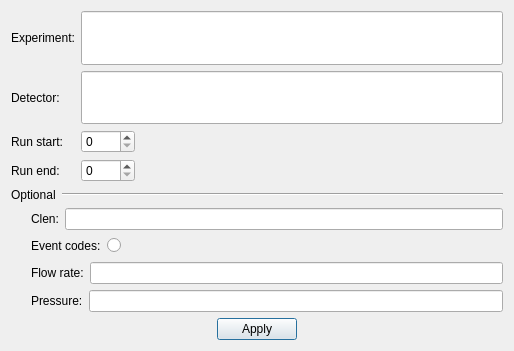
<?xml version="1.0" encoding="UTF-8"?>
<ui version="4.0">
 <class>Dialog</class>
 <widget class="QDialog" name="Dialog">
  <property name="geometry">
   <rect>
    <x>0</x>
    <y>0</y>
    <width>514</width>
    <height>351</height>
   </rect>
  </property>
  <property name="windowTitle">
   <string>Proxy Data(LCLS)</string>
  </property>
  <layout class="QVBoxLayout" name="verticalLayout_2">
   <item>
    <layout class="QGridLayout" name="gridLayout">
     <item row="0" column="0">
      <widget class="QLabel" name="label">
       <property name="sizePolicy">
        <sizepolicy hsizetype="Preferred" vsizetype="Preferred">
         <horstretch>0</horstretch>
         <verstretch>0</verstretch>
        </sizepolicy>
       </property>
       <property name="text">
        <string>Experiment:</string>
       </property>
      </widget>
     </item>
     <item row="0" column="1">
      <widget class="QLineEdit" name="expID">
       <property name="sizePolicy">
        <sizepolicy hsizetype="Preferred" vsizetype="Preferred">
         <horstretch>0</horstretch>
         <verstretch>0</verstretch>
        </sizepolicy>
       </property>
      </widget>
     </item>
     <item row="1" column="0">
      <widget class="QLabel" name="label_2">
       <property name="sizePolicy">
        <sizepolicy hsizetype="Preferred" vsizetype="Preferred">
         <horstretch>0</horstretch>
         <verstretch>0</verstretch>
        </sizepolicy>
       </property>
       <property name="text">
        <string>Detector:</string>
       </property>
      </widget>
     </item>
     <item row="1" column="1">
      <widget class="QLineEdit" name="detName">
       <property name="sizePolicy">
        <sizepolicy hsizetype="Preferred" vsizetype="Preferred">
         <horstretch>0</horstretch>
         <verstretch>0</verstretch>
        </sizepolicy>
       </property>
      </widget>
     </item>
     <item row="2" column="0">
      <widget class="QLabel" name="label_8">
       <property name="text">
        <string>Run start:</string>
       </property>
      </widget>
     </item>
     <item row="2" column="1">
      <layout class="QHBoxLayout" name="horizontalLayout_7">
       <item>
        <widget class="QSpinBox" name="runStart">
         <property name="maximum">
          <number>9999</number>
         </property>
        </widget>
       </item>
       <item>
        <spacer name="horizontalSpacer_7">
         <property name="orientation">
          <enum>Qt::Horizontal</enum>
         </property>
         <property name="sizeHint" stdset="0">
          <size>
           <width>40</width>
           <height>20</height>
          </size>
         </property>
        </spacer>
       </item>
      </layout>
     </item>
     <item row="3" column="0">
      <widget class="QLabel" name="label_9">
       <property name="text">
        <string>Run end:</string>
       </property>
      </widget>
     </item>
     <item row="3" column="1">
      <layout class="QHBoxLayout" name="horizontalLayout_8">
       <item>
        <widget class="QSpinBox" name="runEnd">
         <property name="maximum">
          <number>9999</number>
         </property>
        </widget>
       </item>
       <item>
        <spacer name="horizontalSpacer_8">
         <property name="orientation">
          <enum>Qt::Horizontal</enum>
         </property>
         <property name="sizeHint" stdset="0">
          <size>
           <width>40</width>
           <height>20</height>
          </size>
         </property>
        </spacer>
       </item>
      </layout>
     </item>
    </layout>
   </item>
   <item>
    <layout class="QVBoxLayout" name="verticalLayout">
     <item>
      <layout class="QHBoxLayout" name="horizontalLayout_2" stretch="0,1">
       <item>
        <widget class="QLabel" name="label_3">
         <property name="text">
          <string>Optional</string>
         </property>
        </widget>
       </item>
       <item>
        <widget class="Line" name="line">
         <property name="orientation">
          <enum>Qt::Horizontal</enum>
         </property>
        </widget>
       </item>
      </layout>
     </item>
     <item>
      <layout class="QHBoxLayout" name="horizontalLayout_3" stretch="0,0,1">
       <item>
        <spacer name="horizontalSpacer_3">
         <property name="orientation">
          <enum>Qt::Horizontal</enum>
         </property>
         <property name="sizeHint" stdset="0">
          <size>
           <width>20</width>
           <height>20</height>
          </size>
         </property>
        </spacer>
       </item>
       <item>
        <widget class="QLabel" name="label_4">
         <property name="text">
          <string>Clen:</string>
         </property>
        </widget>
       </item>
       <item>
        <widget class="QLineEdit" name="clenStr"/>
       </item>
      </layout>
     </item>
     <item>
      <layout class="QHBoxLayout" name="horizontalLayout_4" stretch="0,0,1">
       <item>
        <spacer name="horizontalSpacer_4">
         <property name="orientation">
          <enum>Qt::Horizontal</enum>
         </property>
         <property name="sizeHint" stdset="0">
          <size>
           <width>20</width>
           <height>20</height>
          </size>
         </property>
        </spacer>
       </item>
       <item>
        <widget class="QLabel" name="label_5">
         <property name="text">
          <string>Event codes:</string>
         </property>
        </widget>
       </item>
       <item>
        <widget class="QRadioButton" name="eventCodes">
         <property name="text">
          <string/>
         </property>
        </widget>
       </item>
      </layout>
     </item>
     <item>
      <layout class="QHBoxLayout" name="horizontalLayout_5" stretch="0,0,1">
       <item>
        <spacer name="horizontalSpacer_5">
         <property name="orientation">
          <enum>Qt::Horizontal</enum>
         </property>
         <property name="sizeHint" stdset="0">
          <size>
           <width>20</width>
           <height>20</height>
          </size>
         </property>
        </spacer>
       </item>
       <item>
        <widget class="QLabel" name="label_6">
         <property name="sizePolicy">
          <sizepolicy hsizetype="Preferred" vsizetype="Preferred">
           <horstretch>0</horstretch>
           <verstretch>0</verstretch>
          </sizepolicy>
         </property>
         <property name="text">
          <string>Flow rate:</string>
         </property>
        </widget>
       </item>
       <item>
        <widget class="QLineEdit" name="flowRate"/>
       </item>
      </layout>
     </item>
     <item>
      <layout class="QHBoxLayout" name="horizontalLayout_6" stretch="0,0,1">
       <item>
        <spacer name="horizontalSpacer_6">
         <property name="orientation">
          <enum>Qt::Horizontal</enum>
         </property>
         <property name="sizeHint" stdset="0">
          <size>
           <width>20</width>
           <height>20</height>
          </size>
         </property>
        </spacer>
       </item>
       <item>
        <widget class="QLabel" name="label_7">
         <property name="text">
          <string>Pressure:</string>
         </property>
        </widget>
       </item>
       <item>
        <widget class="QLineEdit" name="pressureStr"/>
       </item>
      </layout>
     </item>
    </layout>
   </item>
   <item>
    <layout class="QHBoxLayout" name="horizontalLayout" stretch="1,0,1">
     <item>
      <spacer name="horizontalSpacer">
       <property name="orientation">
        <enum>Qt::Horizontal</enum>
       </property>
       <property name="sizeHint" stdset="0">
        <size>
         <width>40</width>
         <height>20</height>
        </size>
       </property>
      </spacer>
     </item>
     <item>
      <widget class="QDialogButtonBox" name="buttonBox">
       <property name="layoutDirection">
        <enum>Qt::LeftToRight</enum>
       </property>
       <property name="orientation">
        <enum>Qt::Horizontal</enum>
       </property>
       <property name="standardButtons">
        <set>QDialogButtonBox::Apply</set>
       </property>
      </widget>
     </item>
     <item>
      <spacer name="horizontalSpacer_2">
       <property name="orientation">
        <enum>Qt::Horizontal</enum>
       </property>
       <property name="sizeHint" stdset="0">
        <size>
         <width>40</width>
         <height>20</height>
        </size>
       </property>
      </spacer>
     </item>
    </layout>
   </item>
  </layout>
 </widget>
 <resources/>
 <connections>
  <connection>
   <sender>buttonBox</sender>
   <signal>accepted()</signal>
   <receiver>Dialog</receiver>
   <slot>accept()</slot>
   <hints>
    <hint type="sourcelabel">
     <x>248</x>
     <y>254</y>
    </hint>
    <hint type="destinationlabel">
     <x>157</x>
     <y>274</y>
    </hint>
   </hints>
  </connection>
  <connection>
   <sender>buttonBox</sender>
   <signal>rejected()</signal>
   <receiver>Dialog</receiver>
   <slot>reject()</slot>
   <hints>
    <hint type="sourcelabel">
     <x>316</x>
     <y>260</y>
    </hint>
    <hint type="destinationlabel">
     <x>286</x>
     <y>274</y>
    </hint>
   </hints>
  </connection>
 </connections>
</ui>
